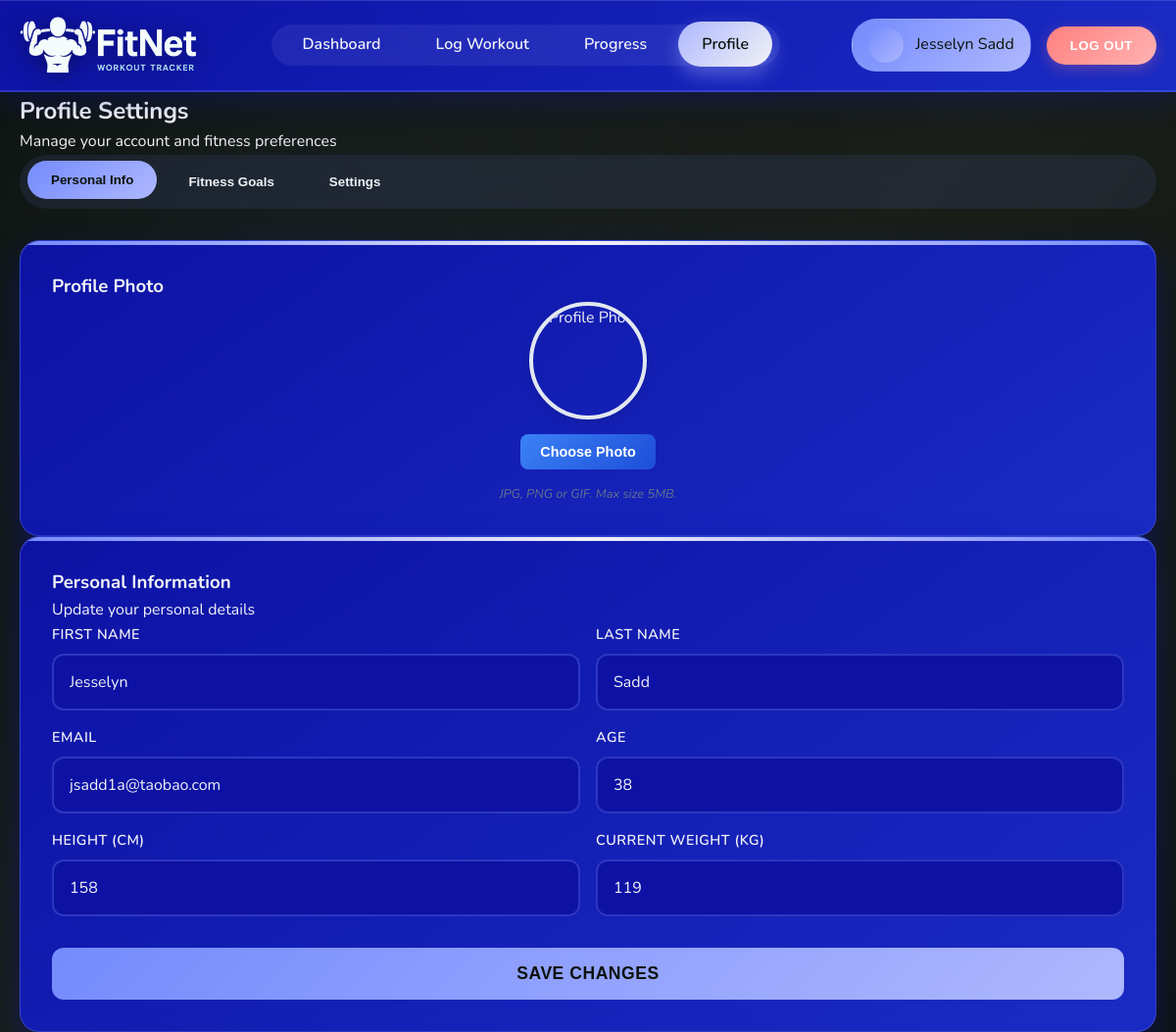
The app's page /profile (signed in) with its own data.
### tables this page shows
CREATE TABLE `Users`(`user_id` TEXT, `first_name` TEXT, `surname` TEXT, `email` TEXT, `password_hash` TEXT, `age` TEXT, "created_at" TEXT, profile_image TEXT);

CREATE TABLE `Progress`(`progress_id` TEXT, `user_id` TEXT, `date` TEXT, `weight_kg` TEXT, `height_cm` TEXT, `body_fat_percentage` TEXT);

### main.py (the view, shortened to what this page needs)
@app.route('/profile', methods=['GET', 'POST'])
def profile():
    if 'user_id' not in session:
        return redirect(url_for('login'))
    conn = get_db_connection()
    user_id = session.get('user_id')
    if not user_id:
        return redirect(url_for('login'))
    try:
        conn.execute('''
            CREATE TABLE IF NOT EXISTS Goals (
                goal_id INTEGER PRIMARY KEY AUTOINCREMENT,
                user_id INTEGER NOT NULL,
                goal_type TEXT NOT NULL,
                goal_name TEXT NOT NULL,
                target_value REAL,
                current_value REAL DEFAULT 0,
                target_date DATE,
                created_at DATETIME DEFAULT (datetime('now')),
                is_completed BOOLEAN DEFAULT 0,
                goal_direction TEXT DEFAULT 'up',
                FOREIGN KEY (user_id) REFERENCES Users(user_id)
            )
        ''')
        try:
            conn.execute('ALTER TABLE Users ADD COLUMN profile_image TEXT')
        except sqlite3.OperationalError:
            pass  # Column already exists
        try:
            conn.execute('ALTER TABLE Goals ADD COLUMN goal_direction TEXT DEFAULT "up"')
        except sqlite3.OperationalError:
            pass  # Column already exists
        conn.commit()
    except sqlite3.Error as e:
        print(f"Error creating Goals table: {e}")
    user_data = conn.execute(
        "SELECT Users.*, Progress.height_cm, Progress.weight_kg FROM Users "
        "LEFT JOIN Progress ON Users.user_id = Progress.user_id "
        "WHERE Users.user_id = ?",
        (user_id,)
    ).fetchone()
    goals = []
    try:
        goals = conn.execute(
            'SELECT * FROM Goals WHERE user_id = ? ORDER BY created_at DESC',
            (user_id,)
        ).fetchall()
    except sqlite3.Error as e:
        print(f"Error fetching goals: {e}")
        goals = []
    conn.close()
    return render_template('profile.html', user_data=user_data, goals=goals)

### main.py (called while the page is built, shortened)
def get_db_connection():
    conn = sqlite3.connect('database/data_source.db')
    conn.row_factory = sqlite3.Row
    return conn

@app.template_filter('goal_progress')
def goal_progress_filter(goal):
    target_value = goal['target_value'] if 'target_value' in goal else None
    if not target_value or target_value == 0:
        return 0

@app.template_filter('goal_display_text')
def goal_display_text_filter(goal):
    target_value = goal['target_value'] if 'target_value' in goal else None
    if not target_value:
        return "No target set"

### templates/profile.html (shortened to what this page needs)
<!DOCTYPE html>
<html lang="en">
<head>
    <link rel="stylesheet" href="static/css/dashboard.css">
</head>
<body>
    <header class="header">
        <div class="container">
            <div class="logo">
                <img src="static/images/FitNet Logo.png" alt="FitNet Logo">
            </div>
            <nav class="navigation">
                <ul>
                    <li><a href="/dashboard">Dashboard</a></li>
                    <li><a href="/log-workout">Log Workout</a></li>
                    <li><a href="/progress">Progress</a></li>
                    <li><a href="/profile" class="active">Profile</a></li>
                </ul>
            </nav>
            <div class="actions">
                <div class="user-profile">
                  <a href="/profile" class="profile-link active-profile">
                    <div class="profile-avatar">
                    </div>
                    <span class="username">{{ (user_data.first_name + ' ' + user_data.surname) if user_data and user_data.first_name and user_data.surname else session.get('name', 'Guest') if session.get('name') and session.get('name') != 'User' else 'Guest' }}</span>
                  </a>
                </div>
                <button class="logout logout-light-red" onclick="window.location.href='/logout'">Log Out</button>
            </div>
        </div>
    </header>
    <main class="container">
        <div class="profile-header">
            <h2>Profile Settings</h2>
            <p>Manage your account and fitness preferences</p>
        </div>
        <div class="profile-tabs">
            <button class="tab-btn active" data-tab="personal" onclick="showTab('personal')">Personal Info</button>
            <button class="tab-btn" data-tab="goals" onclick="showTab('goals')">Fitness Goals</button>
            <button class="tab-btn" data-tab="settings" onclick="showTab('settings')">Settings</button>
        </div>
        <div class="profile-content">
            <div id="personal-tab" class="profile-tab active">
                <div class="profile-section">
                    <div class="profile-photo-section card">
                        <h3>Profile Photo</h3>
                        <div class="photo-container">
                            <div class="profile-photo">
                                {% if user_data.profile_image %}
                                    <img src="{{ url_for('uploaded_file', filename=user_data.profile_image) }}" alt="Profile Photo" id="profileImage">
                                {% else %}
                                    <img src="static/images/default-avatar.jpg" alt="Profile Photo" id="profileImage">
                                {% endif %}
                            </div>
                            <form method="POST" enctype="multipart/form-data" class="upload-form">
                                <button type="button" class="upload-btn" onclick="document.getElementById('photoInput').click()">
                                    Choose Photo
                                </button>
                            </form>
                            <p class="photo-note">JPG, PNG or GIF. Max size 5MB.</p>
                        </div>
                    </div>
                    <div class="personal-info-section card">
                        <h3>Personal Information</h3>
                        <p>Update your personal details</p>
                        <form method="POST" class="profile-form">
                            <div class="form-row">
                                <div class="form-group">
                                    <label for="first_name">First Name</label>
                                    <input type="text" id="first_name" name="first_name"
                                           value="{{ user_data.first_name if user_data else '' }}" required>
                                </div>
                                <div class="form-group">
                                    <label for="surname">Last Name</label>
                                    <input type="text" id="surname" name="surname"
                                           value="{{ user_data.surname if user_data else '' }}" required>
                                </div>
                            </div>
                            <div class="form-row">
                                <div class="form-group">
                                    <label for="email">Email</label>
                                    <input type="email" id="email" name="email"
                                           value="{{ user_data.email if user_data else '' }}" required>
                                </div>
                                <div class="form-group">
                                    <label for="age">Age</label>
                                    <input type="number" id="age" name="age"
                                           value="{{ user_data.age if user_data else '' }}" required>
                                </div>
                            </div>
                            <div class="form-row">
                                <div class="form-group">
                                    <label for="height">Height (cm)</label>
                                    <input type="number" id="height" name="height"
                                           value="{{ user_data.height_cm if user_data else '' }}" required>
                                </div>
                                <div class="form-group">
                                    <label for="weight">Current Weight (kg)</label>
                                    <input type="number" id="weight" name="weight" step="0.1"
                                           value="{{ user_data.weight_kg if user_data else '' }}" required>
                                </div>
                            </div>
                            <button type="submit" class="save-changes-btn">Save Changes</button>
                        </form>
                    </div>
                </div>
            </div>
        </div>
    </main>
</body>
</html>

### records on screen
Users: first_name+surname "Jesselyn Sadd", first_name "Jesselyn", surname "Sadd", email "jsadd1a@taobao.com", age "38"
Progress: height "158", weight "119"
